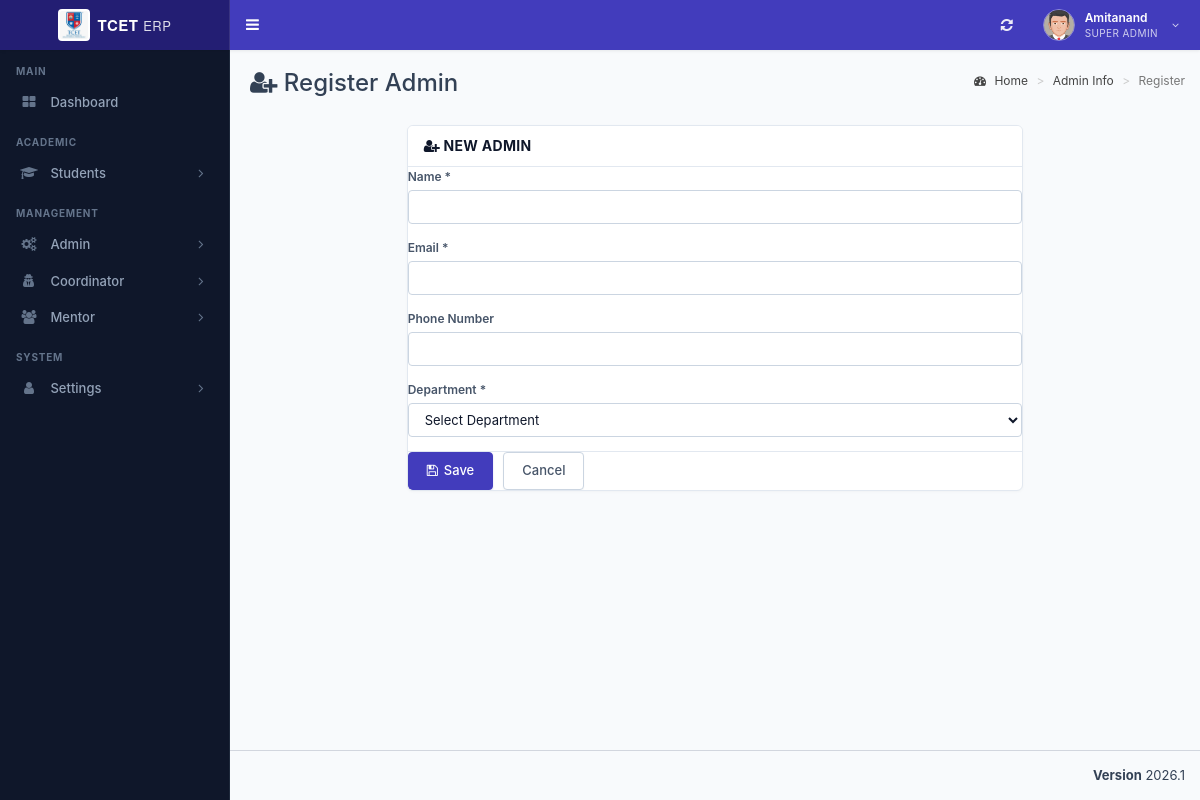
/admin/user_register.php (signed in), run on the app's committed database.
### tables this page shows
CREATE TABLE `st_role_master` (
  `role_id` int(11) NOT NULL,
  `role_name` varchar(100) NOT NULL,
  PRIMARY KEY (`role_id`)
);

CREATE TABLE `st_login` (
  `login_id` int(11) NOT NULL AUTO_INCREMENT,
  `username` varchar(200) NOT NULL,
  `password` varchar(255) NOT NULL,
  `user_id` int(11) NOT NULL,
  `created_at` timestamp NOT NULL DEFAULT current_timestamp(),
  PRIMARY KEY (`login_id`)
);

CREATE TABLE `st_user_master` (
  `user_id` int(11) NOT NULL AUTO_INCREMENT,
  `user_name` varchar(150) NOT NULL,
  `email_id` varchar(200) NOT NULL,
  `phone_number` varchar(15) DEFAULT NULL,
  `department_id` int(11) NOT NULL,
  `role_id` int(11) NOT NULL,
  `student_id` int(11) NOT NULL,
  `is_first_login` tinyint(1) DEFAULT 1,
  PRIMARY KEY (`user_id`)
);

CREATE TABLE `st_menu_master` (
  `menu_id` int(11) NOT NULL,
  `menu_name` varchar(100) NOT NULL,
  `menu_icon` varchar(100) NOT NULL DEFAULT 'fa fa-folder',
  PRIMARY KEY (`menu_id`)
);

### database/db_connect.php (called while the page is built, shortened)
<?php
if (!class_exists('DBController')) {
class DBController
{
    public $host = "localhost";
    public $user = "root";
    public $password = "";
    public $database = "tcet_st";
    function __construct($dbName = null)
    {
        if ($dbName !== null && trim((string)$dbName) !== '') {
            $this->database = trim((string)$dbName);
        } else {
            $this->database = "tcet_st";
        }
        $this->conn = $this->connectDB();
    }
    function connectDB()
    {
      $conn = @mysqli_connect($this->host,$this->user,$this->password,$this->database);
      return $conn;
    }
}
}
?>

### admin/user_register.php (the view, shortened to what this page needs)
<?php include "header/header.php"; ?>
<?php
$roleKey = strtolower(trim($_GET['role'] ?? 'admin'));
$roleMap = array(
  'admin' => array('id' => 2, 'label' => 'Admin'),
  'coordinator' => array('id' => 3, 'label' => 'Coordinator / HOD'),
  'mentor' => array('id' => 4, 'label' => 'Mentor')
);
$roleLabel = $roleMap[$roleKey]['label'];
?>
<div class="content-wrapper">
  <section class="content-header">
    <h1><i class="fa fa-user-plus"></i> Register <?php echo htmlspecialchars($roleLabel); ?></h1>
    <ol class="breadcrumb">
      <li><a href="index.php"><i class="fa fa-dashboard"></i> Home</a></li>
      <li><a href="user-info.php?role=<?php echo urlencode($roleKey); ?>"><?php echo htmlspecialchars($roleLabel); ?> Info</a></li>
      <li class="active">Register</li>
    </ol>
  </section>
  <section class="content">
    <div class="row">
      <div class="col-md-8 col-md-offset-2">
        <div class="erp-card">
          <div class="erp-card-header">
            <h3 class="erp-card-title"><i class="fa fa-user-plus"></i> New <?php echo htmlspecialchars($roleLabel); ?></h3>
          </div>
          <form method="post" action="user_process.php" autocomplete="off">
            <div class="erp-card-body">
              <div class="form-group">
                <label>Name <span style="color:var(--erp-danger);">*</span></label>
                <input type="text" name="user_name" class="form-control" required>
              </div>
              <div class="form-group">
                <label>Email <span style="color:var(--erp-danger);">*</span></label>
                <input type="email" name="email_id" class="form-control" required>
              </div>
              <div class="form-group">
                <label>Phone Number</label>
                <input type="text" name="phone_number" class="form-control" maxlength="15">
              </div>
              <div class="form-group">
                <label>Department <span style="color:var(--erp-danger);">*</span></label>
                <select name="department_id" class="form-control" required>
                  <option value="">Select Department</option>
                </select>
              </div>
            </div>
            <div class="erp-card-body" style="border-top:1px solid var(--erp-border); display:flex; gap:10px;">
              <button type="submit" class="btn-erp-primary"><i class="fa fa-save"></i> Save</button>
              <a href="user-info.php?role=<?php echo urlencode($roleKey); ?>" class="btn-erp-secondary">Cancel</a>
            </div>
          </form>
        </div>
      </div>
    </div>
  </section>
</div>
<?php include "header/footer.php"; ?>

### admin/header/header.php (shortened to what this page needs)
<?php
require_once __DIR__ . "/../../database/db_connect.php";
$db_handle = new DBController();
$sessionLoginId = intval($_SESSION['user_login_id'] ?? $_SESSION['user_session'] ?? 0);
$username = '';
$userid = 0;
$usertype = 0;
$sql = "SELECT l.login_id, l.username, l.user_id, u.role_id, u.user_name, u.department_id, u.student_id, r.role_name
	    FROM st_login l
	    LEFT JOIN st_user_master u ON u.user_id = l.user_id
	    LEFT JOIN st_role_master r ON r.role_id = u.role_id
	    WHERE l.login_id='" . $sessionLoginId . "' LIMIT 1";
$result = mysqli_query($db_handle->conn, $sql);
if ($result && $result->num_rows > 0) {
	$row = $result->fetch_assoc();
	$username = $row['username'];
	$userid = intval($row['user_id']);
	$usertype = intval($row['role_id']);
}
$name = $username;
$profileSql = "SELECT COALESCE(NULLIF(TRIM(u.user_name), ''), l.username) AS user_name
			   FROM st_login l
			   LEFT JOIN st_user_master u ON u.user_id = l.user_id
			   WHERE l.user_id = $userid LIMIT 1";
$profileResult = mysqli_query($db_handle->conn, $profileSql);
if ($profileResult && ($profileRow = mysqli_fetch_assoc($profileResult))) {
	$profileName = trim((string)($profileRow['user_name'] ?? ''));
	if ($profileName !== '') {
		$name = $profileName;
	}
}
$sql = "SELECT role_name FROM st_role_master WHERE role_id = ? LIMIT 1";
$stmt = mysqli_prepare($db_handle->conn, $sql);
if ($stmt) {
	mysqli_stmt_bind_param($stmt, 'i', $usertype);
	mysqli_stmt_execute($stmt);
	$result = mysqli_stmt_get_result($stmt);
	if ($row = mysqli_fetch_assoc($result)) {
		$role_name = $row['role_name'];
	}
}
	$dashboardRoute = ($usertype === 5) ? 'student_dashboard.php' : 'index.php';
?>
<!DOCTYPE html>
<html>
<head>
	<link rel="stylesheet" href="bootstrap/css/bootstrap.min.css">
	<link rel="stylesheet" href="https://cdnjs.cloudflare.com/ajax/libs/font-awesome/4.5.0/css/font-awesome.min.css">
	<link rel="stylesheet" href="https://cdnjs.cloudflare.com/ajax/libs/ionicons/2.0.1/css/ionicons.min.css">
	<link rel="stylesheet" href="dist/css/AdminLTE.min.css">
	<link rel="stylesheet" href="dist/css/skins/_all-skins.min.css">
	<link rel="stylesheet" href="plugins/iCheck/flat/blue.css">
	<link rel="stylesheet" href="plugins/morris/morris.css">
	<link rel="stylesheet" href="plugins/jvectormap/jquery-jvectormap-1.2.2.css">
	<link rel="stylesheet" href="plugins/datepicker/datepicker3.css">
	<link rel="stylesheet" href="plugins/daterangepicker/daterangepicker.css">
	<link rel="stylesheet" href="plugins/bootstrap-wysihtml5/bootstrap3-wysihtml5.min.css">
	<link rel="stylesheet" href="css/erp-theme.css">
</head>
<body class="hold-transition skin-blue sidebar-mini main-content-responsive">
	<div class="wrapper">
		<header class="main-header">
			<a href="<?php echo $dashboardRoute; ?>" class="logo" style="text-decoration: none;">
				<span class="logo-lg">
					<img src="images/tcet_logo.png" height="32" width="32" style="border-radius: 4px; background: #ffffff; padding: 2px; object-fit: contain;" alt="TCET" />
					<span style="font-weight: 700; font-size: 15px; letter-spacing: 0.5px;">TCET <span style="font-weight: 400; opacity: 0.85; font-size: 13px;">ERP</span></span>
				</span>
			</a>
			<nav class="navbar navbar-static-top" role="navigation">
				<a href="#" class="sidebar-toggle" data-toggle="offcanvas" role="button" title="Toggle Navigation">
				</a>
				<div class="navbar-custom-menu">
					<ul class="nav navbar-nav">
						<li>
							<a href="javascript:void(0);" onclick="window.location.reload();" title="Refresh Page" style="height: 50px; display: flex; align-items: center; padding: 0 14px; color: #ffffff; opacity: 0.9;">
								<i class="fa fa-refresh" style="font-size: 14px;"></i>
							</a>
						</li>
						<li class="dropdown user user-menu">
							<a href="#" class="dropdown-toggle erp-header-user-btn" data-toggle="dropdown">
								<img src="dist/img/user2-160x160.jpg" class="erp-header-avatar" alt="User Image">
								<div class="erp-header-user-meta hidden-xs">
									<span class="erp-header-user-name"><?php echo htmlspecialchars($name !== '' ? $name : $username); ?></span>
									<span class="erp-header-user-role"><?php echo htmlspecialchars($role_name ?? 'User'); ?></span>
								</div>
								<i class="fa fa-angle-down hidden-xs" style="font-size: 11px; opacity: 0.8; margin-left: 4px;"></i>
							</a>
						</li>
					</ul>
				</div>
			</nav>
		</header>
		<aside class="main-sidebar">
			<section class="sidebar">
				<?php include_once "side_menu.php"; ?>
			</section>
		</aside>

### admin/header/side_menu.php (shortened to what this page needs)
<?php
if (!function_exists('sidebar_has_column')) {
function sidebar_has_column($conn, $table, $column)
{
	$escapedColumn = mysqli_real_escape_string($conn, $column);
	$result = mysqli_query($conn, "SHOW COLUMNS FROM $table LIKE '$escapedColumn'");
	$exists = ($result && mysqli_num_rows($result) > 0);
	return $exists;
}
}
$menuHasIconColumn = sidebar_has_column($db_handle->conn, 'st_menu_master', 'menu_icon');
$subMenuHasIconColumn = sidebar_has_column($db_handle->conn, 'st_sub_menu_master', 'sub_menu_icon');
$subMenuHasRouteColumn = sidebar_has_column($db_handle->conn, 'st_sub_menu_master', 'sub_menu_route');
$menuTree = array();
$menuIconSelect = $menuHasIconColumn
	? "COALESCE(NULLIF(TRIM(m.menu_icon), ''), 'fa fa-folder') AS menu_icon"
	: "'fa fa-folder' AS menu_icon";
$subMenuRouteSelect = $subMenuHasRouteColumn
	? "COALESCE(NULLIF(TRIM(sm.sub_menu_route), ''), '#') AS sub_menu_route"
	: "'#' AS sub_menu_route";
$subMenuIconSelect = $subMenuHasIconColumn
	? "COALESCE(NULLIF(TRIM(sm.sub_menu_icon), ''), 'fa fa-angle-double-right') AS sub_menu_icon"
	: "'fa fa-angle-double-right' AS sub_menu_icon";
$menuSql = "SELECT m.menu_id, m.menu_name, $menuIconSelect
			FROM st_menu_master m
			WHERE (
				EXISTS (
					SELECT 1
					FROM st_menu_allocation_master mar
					WHERE mar.menu_id = m.menu_id
					  AND mar.role_id = ?
					  AND mar.sub_menu_id IS NULL
				)
				OR EXISTS (
					SELECT 1
					FROM st_menu_allocation_master maa
					WHERE maa.menu_id = m.menu_id
					  AND maa.role_id = ?
					  AND maa.sub_menu_id IS NOT NULL
				)
			)
			ORDER BY m.menu_id";
$menuStmt = mysqli_prepare($db_handle->conn, $menuSql);
if ($menuStmt) {
	mysqli_stmt_bind_param($menuStmt, 'ii', $usertype, $usertype);
	mysqli_stmt_execute($menuStmt);
	$menuResult = mysqli_stmt_get_result($menuStmt);
	while ($menuRow = mysqli_fetch_assoc($menuResult)) {
		$menuId = (int) $menuRow['menu_id'];
		$menuTree[$menuId] = array(
			'menu_name' => $menuRow['menu_name'],
			'menu_icon' => $menuRow['menu_icon'],
			'submenus' => array()
		);
		$subSql = "SELECT sm.sub_menu_id, sm.sub_menu_name, $subMenuRouteSelect, $subMenuIconSelect
				   FROM st_sub_menu_master sm
				   WHERE sm.menu_id = ?
				   AND (
					   EXISTS (
						   SELECT 1
						   FROM st_menu_allocation_master mar
						   WHERE mar.sub_menu_id = sm.sub_menu_id
							 AND mar.role_id = ?
					   )
				   )
				   ORDER BY sm.sort_order ASC, sm.sub_menu_id ASC";
		$subStmt = mysqli_prepare($db_handle->conn, $subSql);
		if ($subStmt) {
			mysqli_stmt_bind_param($subStmt, 'ii', $menuId, $usertype);
			mysqli_stmt_execute($subStmt);
			$subResult = mysqli_stmt_get_result($subStmt);
			while ($subRow = mysqli_fetch_assoc($subResult)) {
				$menuTree[$menuId]['submenus'][] = $subRow;
			}
		}
	}
}
?>
<ul class="sidebar-menu" id="sidebar-dynamic-menu">
<?php
$sidebarHomeRoute = ((int) ($usertype ?? 0) === 5) ? 'student_dashboard.php' : 'index.php';
$sidebarHomeLabel = ((int) ($usertype ?? 0) === 5) ? 'Dashboard' : 'Dashboard';
$sidebarHomeIcon = ((int) ($usertype ?? 0) === 5) ? 'fa fa-dashboard' : 'fa fa-th-large';
$currentScript = basename($_SERVER['PHP_SELF'] ?? '');
?>
<li class="header">MAIN</li>
<li class="<?php echo ($currentScript === 'index.php' || $currentScript === 'student_dashboard.php') ? 'active' : ''; ?>">
	<a href="<?php echo htmlspecialchars($sidebarHomeRoute); ?>">
		<i class="<?php echo htmlspecialchars($sidebarHomeIcon); ?>"></i>
		<span><?php echo htmlspecialchars($sidebarHomeLabel); ?></span>
	</a>
</li>
<?php
$renderedHeaders = array();
foreach ($menuTree as $menuId => $menuData) {
	$menuName = trim((string) $menuData['menu_name']);
	$menuLower = strtolower($menuName);
	$menuIcon = trim((string) $menuData['menu_icon']);
	$sectionGroup = '';
	if (in_array($menuLower, array('students', 'student', 'coordinator', 'academics', 'academic'), true)) {
		$sectionGroup = 'ACADEMIC';
	} elseif (in_array($menuLower, array('admin', 'mentor', 'management'), true)) {
		$sectionGroup = 'MANAGEMENT';
	} elseif (in_array($menuLower, array('settings', 'system'), true)) {
		$sectionGroup = 'SYSTEM';
	}
	if ($sectionGroup !== '' && !isset($renderedHeaders[$sectionGroup])) {
		echo '<li class="header">' . htmlspecialchars($sectionGroup) . '</li>';
		$renderedHeaders[$sectionGroup] = true;
	}
	$isMenuActive = false;
?>
<li class="treeview <?php echo $isMenuActive ? 'active' : ''; ?>" data-menu-id="<?php echo $menuId; ?>" id="sidebar-menu-<?php echo $menuId; ?>">
	<a href="#">
		<i class="<?php echo htmlspecialchars($menuIcon); ?>" aria-hidden="true"></i>
		<span><?php echo htmlspecialchars(ucwords(strtolower($menuName))); ?></span>
		<span class="pull-right-container">
			<i class="fa fa-angle-right pull-right"></i>
		</span>
	</a>
</li>
<?php } ?>
</ul>

### admin/header/header.php (style rules this page uses)
.main-content-responsive .main-header .logo img { height: 32px !important; width: auto !important; max-width: none; object-fit: contain; }

### data on the page
st_role_master: role_name "SUPER ADMIN"
st_login: user.role_id "Dashboard"
st_menu_master: menu_name "ACADEMIC", menu_name "Students"
st_menu_master: menu_name "MANAGEMENT", menu_name "Admin", menu_name "ADMIN"
st_menu_master: menu_name "Coordinator"
st_menu_master: menu_name "Mentor"
st_menu_master: menu_name "SYSTEM", menu_name "Settings"

### other printed values
$name !== '' ? $name : $username "Amitanand"
